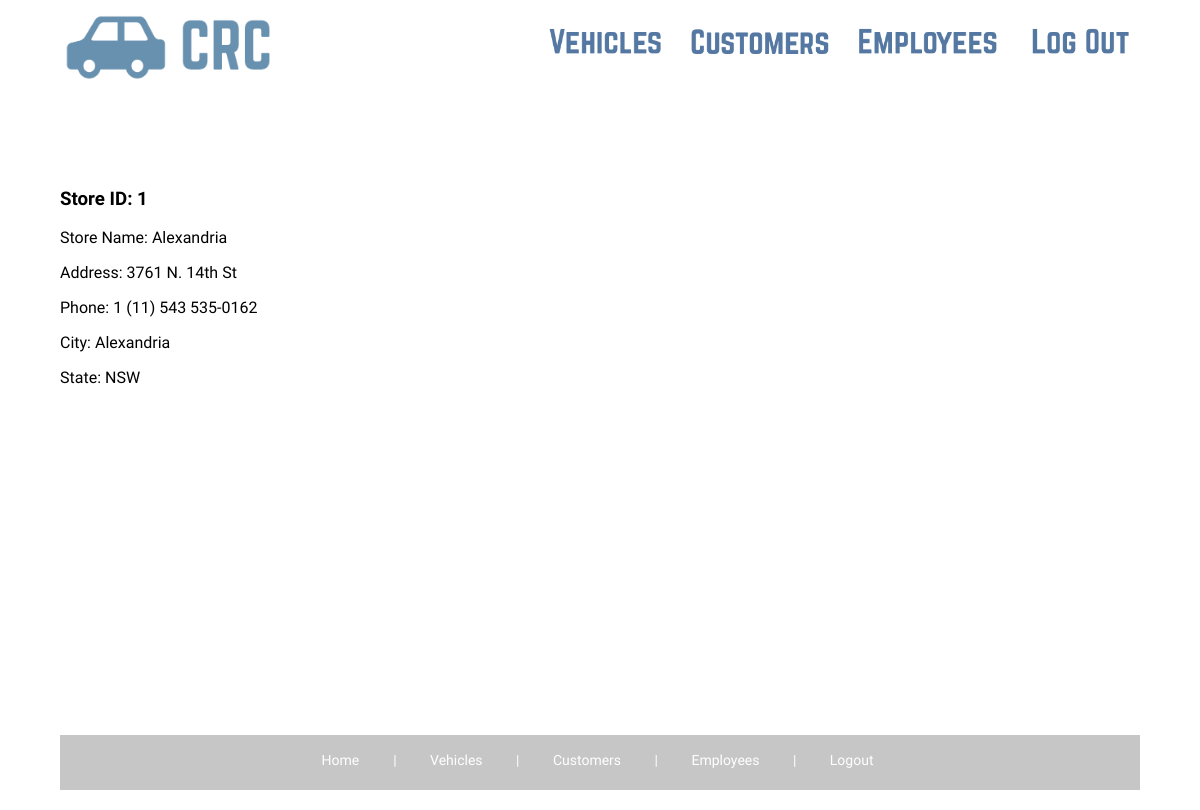
Screenshot of /store/1/ with the database file from the repository.
### rentals/models.py (models this page shows)
class Store(models.Model):
	store_name = models.CharField(max_length=40)
	store_address = models.CharField(max_length=50)
	store_phone = models.CharField(max_length=30)
	store_city = models.CharField(max_length=40)
	store_state = models.CharField(max_length=40)

### rentals/views.py (the view)
# urls.py: url(r'^store/(\d+)/', views.store_id, name='store_id'),
def store_id(request, id):
	try:
		store = Store.objects.get(id=id)
	except Store.DoesNotExist:
		raise Http404('Store not found :(')
	return render(request, 'detail_store.html', {'store': store})

### rentals/templates/detail_store.html
{%  extends "base_store.html" %}
{% block content %}
<div>
	<h3>Store ID: {{ store.id }}</h3>
	<p>Store Name: {{ store.store_name }}</p>
	<p>Address: {{ store.store_address }}</p>
	<p>Phone: {{ store.store_phone }}</p>
	<p>City: {{ store.store_city }}</p>
	<p>State: {{ store.store_state }}</p>
</div>
{% endblock %}

### CRCRentalCompany/static/CRC-style-categories.css (style rules this page uses)
html { height: 100vh; }
body { background-color: white; font-family: 'Roboto Condensed', sans-serif; min-width: 320px; max-width: 90%; margin: auto; height: 100vh; }

### rows the page displays
Store: id "1", store_name "Alexandria", store_address "3761 N. 14th St", store_phone "1 (11) 543 535-0162", store_city "Alexandria", store_state "NSW"
